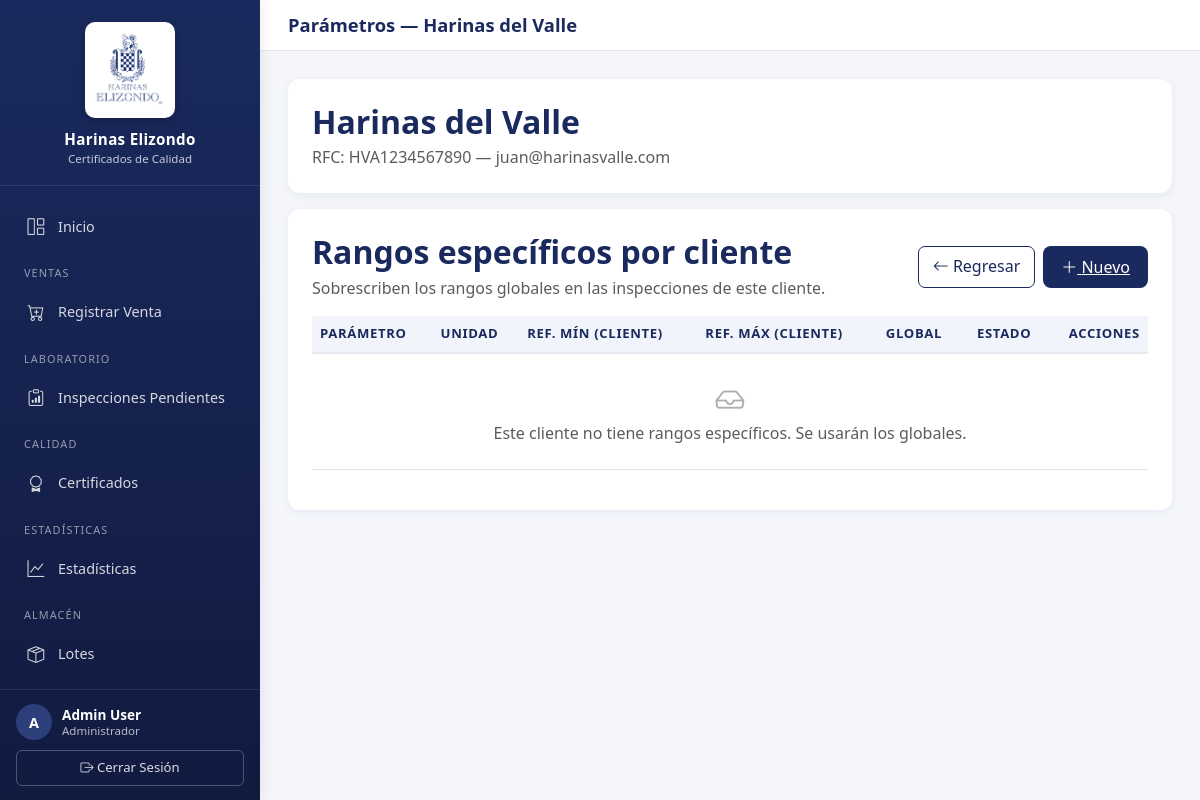
/admin-catalogo/clientes/1/parametros/ (signed in), run on an earlier commit of the app's database.
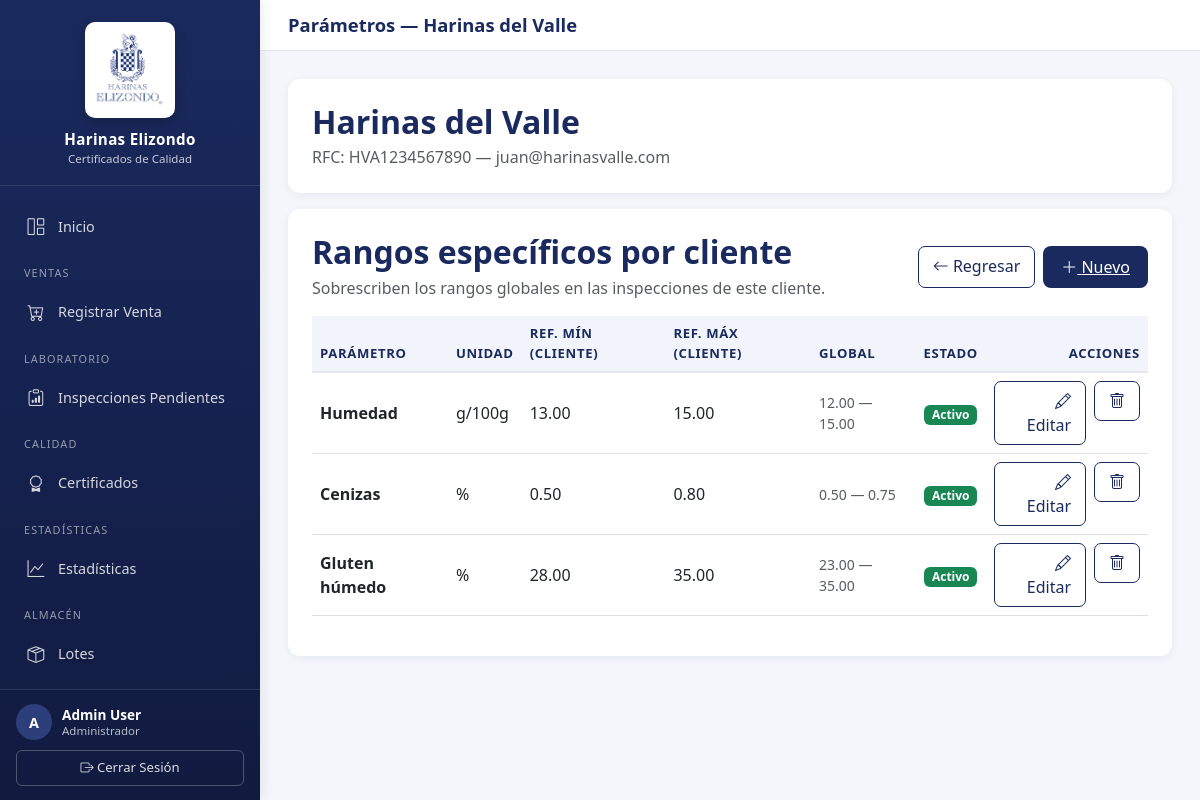
And on a later commit of the database.
### certificados/models.py (models this page shows, shortened)
class ParametroCliente(models.Model):
    cliente = models.ForeignKey(
        Cliente, on_delete=models.CASCADE, related_name="parametros_cliente"
    )
    parametro = models.ForeignKey(Parametro, on_delete=models.CASCADE)
    ref_min = models.DecimalField(max_digits=8, decimal_places=2)
    ref_max = models.DecimalField(max_digits=8, decimal_places=2)
    activo = models.BooleanField(default=True)
    class Meta:
        unique_together = ("cliente", "parametro")

class Parametro(models.Model):
    equipo = models.ForeignKey(
        Equipo,
        null=True,
        blank=True,
        on_delete=models.CASCADE,
        related_name="parametros",
        help_text="Equipo que analiza este factor. Vacío = parámetro global.",
    )
    clave_factor = models.CharField(max_length=30, blank=True)
    nombre = models.CharField(max_length=100)
    unidad = models.CharField(max_length=20)
    ref_min = models.DecimalField(
        max_digits=8,
        decimal_places=2,
        help_text="Límite inferior de referencia internacional.",
    )
    ref_max = models.DecimalField(
        max_digits=8,
        decimal_places=2,
        help_text="Límite superior de referencia internacional.",
    )
    desviacion = models.DecimalField(
        max_digits=8,
        decimal_places=2,
        null=True,
        blank=True,
        help_text="Grado de error admisible.",
    )
    especificacion_interna = models.CharField(
        max_length=200, blank=True, help_text="Especificación interna de la planta."
    )
    activo = models.BooleanField(default=True)

### certificados/views.py (the view)
# urls.py: path('admin-catalogo/clientes/<int:cliente_id>/parametros/', views.ParametroClienteListView.as_view(), name='parametro_cliente_list'),
class ParametroClienteListView(LoginRequiredMixin, AdminOnlyMixin, ListView):
    model = ParametroCliente
    template_name = "certificados/admin/parametro_cliente_list.html"
    context_object_name = "parametros_cliente"
    def get_queryset(self):
        return ParametroCliente.objects.filter(
            cliente_id=self.kwargs["cliente_id"]
        ).select_related("parametro")
    def get_context_data(self, **kwargs):
        ctx = super().get_context_data(**kwargs)
        ctx["cliente"] = get_object_or_404(Cliente, pk=self.kwargs["cliente_id"])
        return ctx

### certificados/views.py (called while the page is built)
    def test_func(self):
        return self.request.user.is_authenticated and self.request.user.rol == "admin"

### certificados/templates/certificados/admin/parametro_cliente_list.html (shortened to what this page needs)
{% extends "base.html" %}
{% block page_title %}Parámetros — {{ cliente.nombre }}{% endblock %}
{% block content %}
<div class="card mb-3">
    <div class="card-body p-4">
        <h2 class="card-title mb-1">{{ cliente.nombre }}</h2>
        <p class="text-muted mb-0">RFC: {{ cliente.rfc }} — {{ cliente.correo_contacto }}</p>
    </div>
</div>
<div class="card">
    <div class="card-body p-4">
        <div class="d-flex justify-content-between align-items-center mb-3">
            <div>
                <h2 class="card-title mb-1">Rangos específicos por cliente</h2>
                <p class="text-muted mb-0">Sobrescriben los rangos globales en las inspecciones de este cliente.</p>
            </div>
            <div class="d-flex gap-2">
                <a href="{% url 'cliente_list' %}" class="btn-brand-outline">
                    <i class="bi bi-arrow-left"></i> Regresar
                </a>
                <a href="{% url 'parametro_cliente_create' cliente.id %}" class="btn-brand">
                    <i class="bi bi-plus-lg"></i> Nuevo
                </a>
            </div>
        </div>
        <div class="table-responsive">
            <table class="table align-middle">
                <thead>
                    <tr>
                        <th>Parámetro</th>
                        <th>Unidad</th>
                        <th>Ref. Mín (cliente)</th>
                        <th>Ref. Máx (cliente)</th>
                        <th>Global</th>
                        <th class="text-center">Estado</th>
                        <th class="text-end">Acciones</th>
                    </tr>
                </thead>
                <tbody>
                    {% for pc in parametros_cliente %}
                    <tr class="{% if not pc.activo %}text-muted{% endif %}">
                        <td><strong>{{ pc.parametro.nombre }}</strong></td>
                        <td>{{ pc.parametro.unidad }}</td>
                        <td>{{ pc.ref_min }}</td>
                        <td>{{ pc.ref_max }}</td>
                        <td class="text-muted small">{{ pc.parametro.ref_min }} — {{ pc.parametro.ref_max }}</td>
                        <td class="text-center">
                            {% if pc.activo %}<span class="badge bg-success">Activo</span>{% else %}<span class="badge bg-secondary">Inactivo</span>{% endif %}
                        </td>
                        <td class="text-end">
                            <div class="d-inline-flex gap-2">
                                <a href="{% url 'parametro_cliente_update' pc.id %}" class="btn-brand-outline">
                                    <i class="bi bi-pencil"></i> Editar
                                </a>
                                <form method="post" action="{% url 'parametro_cliente_delete' pc.id %}" class="d-inline"
                                      onsubmit="return confirm('¿Eliminar este rango específico?');">
                                    <button type="submit" class="btn-brand-outline">
                                        <i class="bi bi-trash"></i>
                                    </button>
                                </form>
                            </div>
                        </td>
                    </tr>
                    {% empty %}
                    <tr>
                        <td colspan="7" class="text-center text-muted py-4">
                            <i class="bi bi-inbox" style="font-size: 1.8rem; opacity: 0.5;"></i><br>
                            Este cliente no tiene rangos específicos. Se usarán los globales.
                        </td>
                    </tr>
                    {% endfor %}
                </tbody>
            </table>
        </div>
    </div>
</div>
{% endblock %}

What changed in the data, as far as the page shows it:
added ParametroCliente: parametro.nombre "Humedad", parametro.unidad "g/100g", ref_min "13.00", ref_max "15.00", parametro.ref_min "12.00", parametro.ref_max "15.00", activo "Activo"
added ParametroCliente: parametro.nombre "Cenizas", parametro.unidad "%", ref_min "0.50", ref_max "0.80", parametro.ref_min "0.50", parametro.ref_max "0.75", activo "Activo"
added ParametroCliente: parametro.nombre "Gluten húmedo", parametro.unidad "%", ref_min "28.00", ref_max "35.00", parametro.ref_min "23.00", parametro.ref_max "35.00", activo "Activo"
Also different on the page:
text no longer shown: "Este cliente no tiene rangos específicos. Se usarán los globales."
